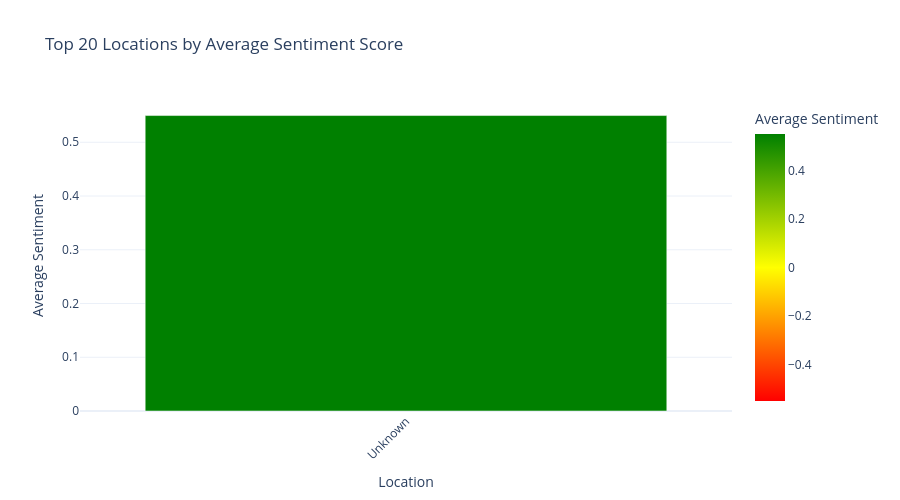
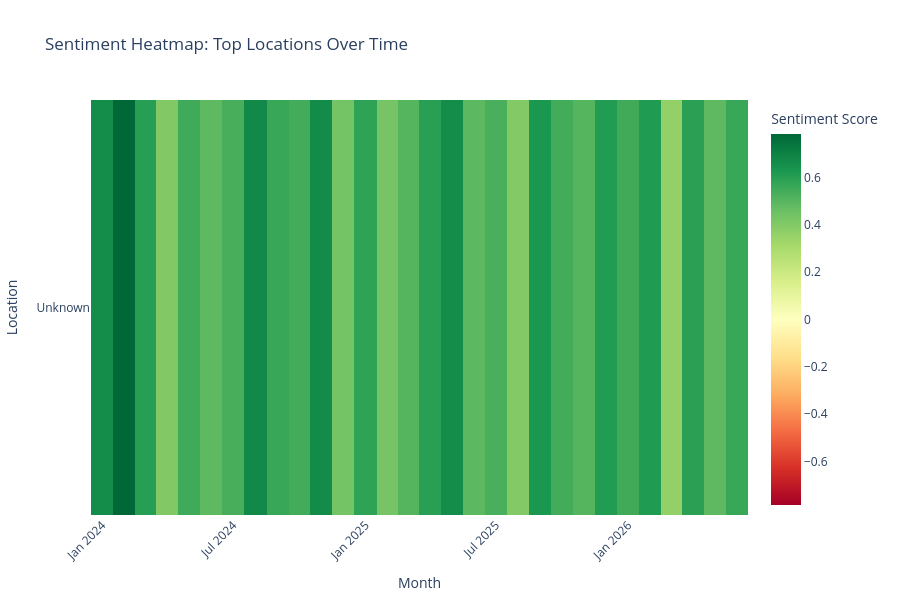

Write notebook code for charts like these, in order.
### Markdown cell above
## Phase 9: Geographic Heatmap

Visualize sentiment intensity by geolocation.

### Code cell
# Aggregate sentiment by geolocation
geo_sentiment = results_df.groupby('geolocation').agg({
    'sentiment_score': ['mean', 'std', 'count'],
    'prob_positive': 'mean',
    'prob_negative': 'mean',
    'prob_neutral': 'mean'
}).reset_index()

geo_sentiment.columns = ['geolocation', 'avg_sentiment', 'std_sentiment', 
                         'post_count', 'avg_positive', 'avg_negative', 'avg_neutral']

# Sort by average sentiment
geo_sentiment_sorted = geo_sentiment.sort_values('avg_sentiment', ascending=False)

print("Top 10 Most Positive Regions:")
print(geo_sentiment_sorted.head(10))

print("\n" + "="*50)
print("Top 10 Most Negative Regions:")
print(geo_sentiment_sorted.tail(10))

# Geographic Heatmap (Bar Chart representation)
fig5 = px.bar(
    geo_sentiment_sorted.head(20),
    x='geolocation',
    y='avg_sentiment',
    color='avg_sentiment',
    color_continuous_scale=['red', 'yellow', 'green'],
    color_continuous_midpoint=0,
    title='Top 20 Locations by Average Sentiment Score',
    labels={'avg_sentiment': 'Average Sentiment', 'geolocation': 'Location'},
    hover_data=['post_count', 'avg_positive', 'avg_negative']
)

fig5.update_layout(
    xaxis_tickangle=-45,
    template='plotly_white',
    height=500,
    showlegend=False
)

fig5.show()

# Alternative: Heatmap Matrix by Location and Time Period
# Prepare data for time-location heatmap
results_df['month'] = results_df['timestamp'].dt.to_period('M').astype(str)

geo_time_matrix = results_df.groupby(['geolocation', 'month'])['sentiment_score'].mean().reset_index()
geo_time_pivot = geo_time_matrix.pivot(index='geolocation', columns='month', values='sentiment_score')

# Filter to top locations by volume
top_locations = results_df['geolocation'].value_counts().head(15).index
geo_time_filtered = geo_time_pivot.loc[geo_time_pivot.index.isin(top_locations)]

fig6 = px.imshow(
    geo_time_filtered,
    color_continuous_scale='RdYlGn',
    color_continuous_midpoint=0,
    title='Sentiment Heatmap: Top Locations Over Time',
    labels=dict(x="Month", y="Location", color="Sentiment Score"),
    aspect='auto'
)

fig6.update_layout(
    height=600,
    xaxis_tickangle=-45
)

fig6.show()

### Figure 1 — Plotly figure (JSON) as saved in the notebook; plotly's stock layout.template omitted (floating-point values rounded to 4 significant figures)
{"data": [{"customdata": [[3255.0, 0.6743, 0.1246]], "hovertemplate": "Location=%{x}<br>Average Sentiment=%{marker.color}<br>post_count=%{customdata[0]}<br>avg_positive=%{customdata[1]}<br>avg_negative=%{customdata[2]}<extra></extra>", "legendgroup": "", "marker": {"color": [0.5497], "coloraxis": "coloraxis", "pattern": {"shape": ""}}, "name": "", "orientation": "v", "showlegend": false, "textposition": "auto", "type": "bar", "x": ["Unknown"], "xaxis": "x", "y": [0.5497], "yaxis": "y"}], "layout": {"barmode": "relative", "coloraxis": {"cmid": 0, "colorbar": {"title": {"text": "Average Sentiment"}}, "colorscale": [[0, "red"], [0.5, "yellow"], [1, "green"]]}, "height": 500, "legend": {"tracegroupgap": 0}, "showlegend": false, "title": {"text": "Top 20 Locations by Average Sentiment Score"}, "xaxis": {"anchor": "y", "domain": [0, 1], "tickangle": -45, "title": {"text": "Location"}}, "yaxis": {"anchor": "x", "domain": [0, 1], "title": {"text": "Average Sentiment"}}}}

### Figure 2 — Plotly figure (JSON) as saved in the notebook; plotly's stock layout.template omitted (floating-point values rounded to 4 significant figures)
{"data": [{"coloraxis": "coloraxis", "hovertemplate": "Month: %{x}<br>Location: %{y}<br>Sentiment Score: %{z}<extra></extra>", "name": "0", "type": "heatmap", "x": ["2024-01", "2024-02", "2024-03", "2024-04", "2024-05", "2024-06", "2024-07", "2024-08", "2024-09", "2024-10", "2024-11", "2024-12", "2025-01", "2025-02", "2025-03", "2025-04", "2025-05", "2025-06", "2025-07", "2025-08", "2025-09", "2025-10", "2025-11", "2025-12", "2026-01", "2026-02", "2026-03", "2026-04", "2026-05", "2026-06"], "xaxis": "x", "y": ["Unknown"], "yaxis": "y", "z": [[0.6644, 0.784, 0.6027, 0.4017, 0.55, 0.4873, 0.5331, 0.6766, 0.5638, 0.5428, 0.6693, 0.4356, 0.586, 0.4322, 0.5062, 0.598, 0.6651, 0.4881, 0.5311, 0.3996, 0.6265, 0.5445, 0.5055, 0.6113, 0.5496, 0.6138, 0.3596, 0.5927, 0.4874, 0.5635]]}], "layout": {"coloraxis": {"cmid": 0, "colorbar": {"title": {"text": "Sentiment Score"}}, "colorscale": [[0, "rgb(165,0,38)"], [0.1, "rgb(215,48,39)"], [0.2, "rgb(244,109,67)"], [0.3, "rgb(253,174,97)"], [0.4, "rgb(254,224,139)"], [0.5, "rgb(255,255,191)"], [0.6, "rgb(217,239,139)"], [0.7, "rgb(166,217,106)"], [0.8, "rgb(102,189,99)"], [0.9, "rgb(26,152,80)"], [1, "rgb(0,104,55)"]]}, "height": 600, "title": {"text": "Sentiment Heatmap: Top Locations Over Time"}, "xaxis": {"anchor": "y", "domain": [0, 1], "tickangle": -45, "title": {"text": "Month"}}, "yaxis": {"anchor": "x", "autorange": "reversed", "domain": [0, 1], "title": {"text": "Location"}}}}
